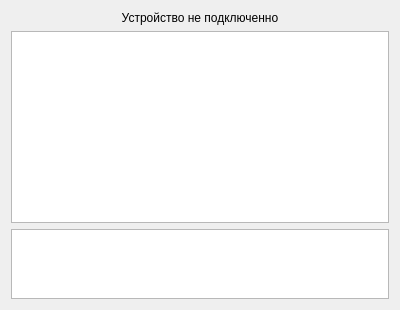
<?xml version="1.0" encoding="UTF-8"?>
<ui version="4.0">
 <class>WindowAchH</class>
 <widget class="QWidget" name="WindowAchH">
  <property name="geometry">
   <rect>
    <x>0</x>
    <y>0</y>
    <width>400</width>
    <height>308</height>
   </rect>
  </property>
  <property name="windowTitle">
   <string>Form</string>
  </property>
  <layout class="QGridLayout" name="gridLayout">
   <item row="1" column="0" colspan="2">
    <widget class="QTableView" name="tableView">
     <property name="maximumSize">
      <size>
       <width>16777215</width>
       <height>100</height>
      </size>
     </property>
     <property name="frameShape">
      <enum>QFrame::StyledPanel</enum>
     </property>
     <property name="frameShadow">
      <enum>QFrame::Sunken</enum>
     </property>
    </widget>
   </item>
   <item row="0" column="0" colspan="2">
    <layout class="QVBoxLayout" name="verticalLayout">
     <property name="sizeConstraint">
      <enum>QLayout::SetMinimumSize</enum>
     </property>
     <item>
      <widget class="QLabel" name="label">
       <property name="sizePolicy">
        <sizepolicy hsizetype="Minimum" vsizetype="Minimum">
         <horstretch>0</horstretch>
         <verstretch>0</verstretch>
        </sizepolicy>
       </property>
       <property name="maximumSize">
        <size>
         <width>16777215</width>
         <height>400</height>
        </size>
       </property>
       <property name="text">
        <string>Устройство не подключенно</string>
       </property>
       <property name="scaledContents">
        <bool>true</bool>
       </property>
       <property name="alignment">
        <set>Qt::AlignCenter</set>
       </property>
      </widget>
     </item>
     <item>
      <widget class="View" name="chartView">
       <property name="sizePolicy">
        <sizepolicy hsizetype="Minimum" vsizetype="Minimum">
         <horstretch>0</horstretch>
         <verstretch>0</verstretch>
        </sizepolicy>
       </property>
      </widget>
     </item>
    </layout>
   </item>
  </layout>
 </widget>
 <customwidgets>
  <customwidget>
   <class>View</class>
   <extends>QGraphicsView</extends>
   <header>view.h</header>
  </customwidget>
 </customwidgets>
 <resources/>
 <connections/>
</ui>
